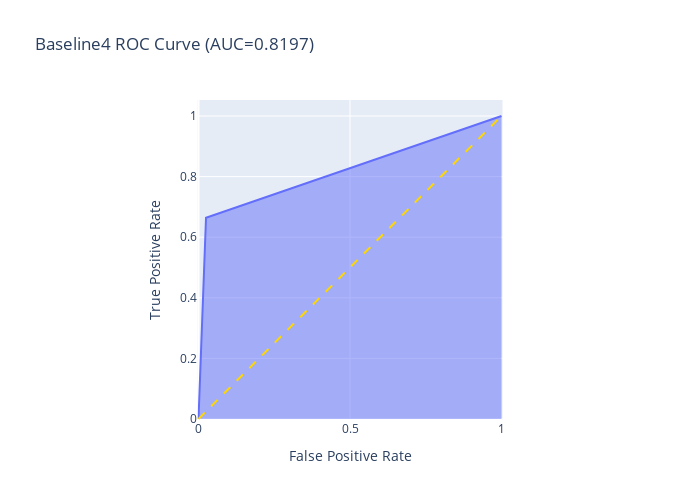

The code cell stored with this chart in its notebook:
### Markdown cell above
**Area Under Curve plot**

### Code cell
fpr, tpr, thresholds = roc_curve(y_test, b4_test_preds)
fig = px.area(
    x=fpr, y=tpr,
    title=f'Baseline4 ROC Curve (AUC={auc(fpr, tpr):.4f})',
    labels=dict(x='False Positive Rate', y='True Positive Rate'),
    width=700, height=500
)
fig.add_shape(
    type='line', line=dict(color="gold",dash='dash'),
    x0=0, x1=1, y0=0, y1=1
)

fig.update_yaxes(scaleanchor="x", scaleratio=1)
fig.update_xaxes(constrain='domain')
fig.show()

### Figure 1 — Plotly figure (JSON) as saved in the notebook; plotly's stock layout.template omitted (floating-point values rounded to 4 significant figures)
{"data": [{"hovertemplate": "False Positive Rate=%{x}<br>True Positive Rate=%{y}<extra></extra>", "legendgroup": "", "line": {"color": "#636efa"}, "mode": "lines", "name": "", "orientation": "v", "showlegend": false, "stackgroup": "1", "type": "scatter", "x": [0, 0.02481, 1], "xaxis": "x", "y": [0, 0.6642, 1], "yaxis": "y"}], "layout": {"height": 500, "legend": {"tracegroupgap": 0}, "shapes": [{"line": {"color": "gold", "dash": "dash"}, "type": "line", "x0": 0, "x1": 1, "y0": 0, "y1": 1}], "title": {"text": "Baseline4 ROC Curve (AUC=0.8197)"}, "width": 700, "xaxis": {"anchor": "y", "autorange": true, "constrain": "domain", "domain": [0.2176, 0.7824], "range": [-0.0033, 1.003], "title": {"text": "False Positive Rate"}, "type": "linear"}, "yaxis": {"anchor": "x", "autorange": true, "domain": [0, 1], "range": [-0.0033, 1.053], "scaleanchor": "x", "scaleratio": 1, "title": {"text": "True Positive Rate"}, "type": "linear"}}}
